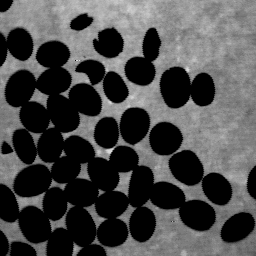
//> input picture cvWatershedSegmentation/beans.png, 256 x 256 px
$ ./main   (built with g++ and OpenCV 4)
//> lines starting //> are read from the running program, lines starting //| are printed output that depends on the picture; after the words box and inside, x2 and y2 are one past the last pixel; in counts of white or black regions, pixels touching at a corner belong together
// [13 lines of licence text are left out]
#include <iostream>
#include <vector>

#include <opencv2/highgui.hpp>
#include <opencv2/imgproc.hpp>

int main()
{
    cv::Mat img = cv::imread("../cvWatershedSegmentation/beans.png");
//> img is the input picture: 256 rows x 256 cols, CV_8UC3; min 0, max 220, mean 73.3
    if (img.empty())
    {
        std::cout << "!!! Failed to open image" << std::endl;
        return -1;
    }

    /* Pre-processing */

    // Convert input image to grayscale
    cv::Mat img_gray;
    cv::cvtColor(img, img_gray, cv::COLOR_BGR2GRAY);

    // Threshold the image and retrieve its binary representation
    cv::Mat img_bin;
    cv::threshold(img_gray, img_bin, 128, 255, cv::THRESH_OTSU | cv::THRESH_BINARY_INV);
//> img_bin: 256 rows x 256 cols, CV_8UC1; 47.9% white; 16 white regions (3 under 20 px), largest, box (x1, y1, x2, y2) and area: (0, 41, 216, 256) 20810, (149, 122, 233, 206) 2588, (159, 67, 215, 108) 1692
    cv::imwrite("img_bin.png", img_bin);

    // Remove small objects (noises)
    cv::Mat three_by_three_element(5, 5, CV_8U, cv::Scalar(1));
    cv::morphologyEx(img_bin, img_bin, cv::MORPH_OPEN, three_by_three_element);
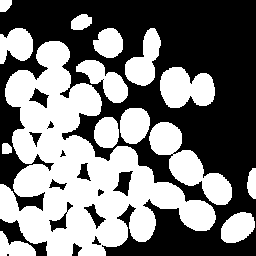
//> img_bin: 256 rows x 256 cols, CV_8UC1; 47.6% white; 15 white regions, largest, box (x1, y1, x2, y2) and area: (0, 41, 216, 256) 19624, (149, 122, 232, 205) 2572, (160, 67, 215, 108) 1686
    cv::imwrite("img_bin_morphoEx.png", img_bin);

    /* Processing */

    // Get the borders of the objects (beans)
    cv::Mat dilation, erosion;
    cv::dilate(img_bin, dilation, cv::Mat(), cv::Point(-1,-1), 3);
//> dilation: 256 rows x 256 cols, CV_8UC1; 63.3% white; 18 black regions (4 under 20 px), largest, box (x1, y1, x2, y2) and area: (0, 0, 256, 225) 19024, (109, 212, 256, 256) 2823, (0, 59, 39, 140) 759
    cv::erode(dilation, erosion, cv::Mat());
//> erosion: 256 rows x 256 cols, CV_8UC1; 59.4% white; 17 black regions (3 under 20 px), largest, box (x1, y1, x2, y2) and area: (0, 0, 256, 256) 23433, (0, 58, 40, 141) 976, (137, 141, 171, 180) 577
    cv::Mat border(img_bin.size(), CV_8U, cv::Scalar(0));
    border = dilation - erosion;
//> border: 256 rows x 256 cols, CV_8UC1; 3.8% white in thin lines or dots
    cv::imwrite("border.png", border);

    // Get the distance transform and normalize the result to [0,255]
    cv::Mat dt;
    cv::distanceTransform(img_bin, dt, cv::DIST_L2, 5);
    cv::normalize(dt, dt, 0, 255, cv::NORM_MINMAX);

    // Threshold it to isolate the peaks
    cv::threshold(dt, dt, 135, 255, cv::THRESH_BINARY);
//> dt: 256 rows x 256 cols, CV_32FC1; 10.2% white; 41 white regions (6 under 20 px), largest, box (x1, y1, x2, y2) and area: (53, 91, 94, 125) 508, (54, 213, 89, 256) 457, (136, 174, 177, 201) 372
    cv::imwrite("dt_thres.png", dt);

    // Use connectedComponents() to isolate the objects
    dt.convertTo(dt, CV_8U);
    cv::Mat lbl(dt.size(), CV_32S);
    int ncc = cv::connectedComponents(dt, lbl, 4);
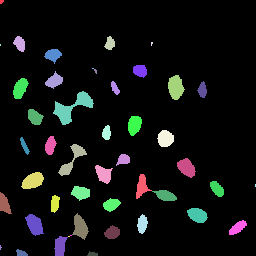
//> lbl: 256 rows x 256 cols, CV_32SC1; 47 distinct labels, from 0 to 46; one colour per label, 0 black
//> ncc = 47
    //std::cout << "Number of Connected Components: " << ncc << std::endl;

    // Create a gray color spectrum to paint the peaks
    std::vector<unsigned char> colors(ncc);
    colors[0] = 0; // for background
    for(int label = 1; label < ncc; ++label)
        colors[label] = 255/ncc*label;
//> this loop made 46 passes

    // Paint every peak (bean candidate) with a shade of gray
    for (int x = 0; x < dt.rows; x++) {
        for (int y = 0; y < dt.cols; y++) {
            int label = lbl.at<int>(x, y);
            dt.at<unsigned char>(x, y) = colors[label];
         }
    }
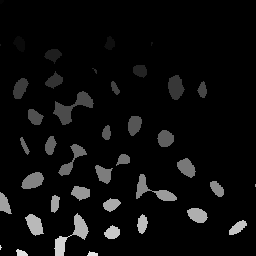
//> dt: 256 rows x 256 cols, CV_8UC1; min 0, max 230, mean 12
    cv::imwrite("conn_comp.png", dt);

    // Create the marker image for watershed
    cv::Mat markers = cv::Mat::zeros(dt.size(), CV_8U);
    markers = dt + border;
    cv::imwrite("markers.png", markers);

    markers.convertTo(markers, CV_32SC1);
//> markers: 256 rows x 256 cols, CV_32SC1; 48 distinct labels, from 0 to 255
    cv::watershed(img, markers);
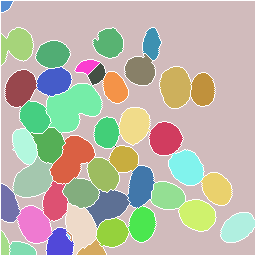
//> markers: 256 rows x 256 cols, CV_32SC1; 47 distinct labels, from -1 to 255; one colour per label, 0 black, -1 white

    markers.convertTo(markers, CV_8U);
//> markers: 256 rows x 256 cols, CV_8UC1
    markers = 255 - markers; // cv::bitwise_not()
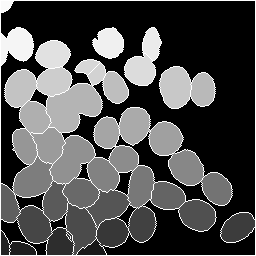
//> markers: 256 rows x 256 cols, CV_8UC1; min 0, max 255, mean 79.3
    cv::imwrite("watershed.png", markers);

    // Create a green mask with the sillhuete of the detected objects
    cv::Mat green_mask = cv::Mat::zeros(markers.size(), CV_8UC3);
    for (int i = 0; i < markers.rows; i++)
    {
        for (int j = 0; j < markers.cols; j++)
        {
            // Draw the marker's silhuete (white) as green in the mask
            if (markers.at<unsigned char>(i,j) == 255)
                green_mask.at<cv::Vec3b>(i,j) = cv::Vec3b(0, 255, 0);
        }
    }

    cv::dilate(green_mask, green_mask, cv::Mat());
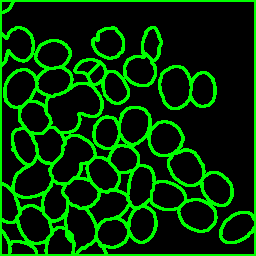
//> green_mask: 256 rows x 256 cols, CV_8UC3; mean B, G, R 0, 52.9, 0
    cv::imshow(std::string("result"), green_mask);

    cv::Mat result = img + green_mask;
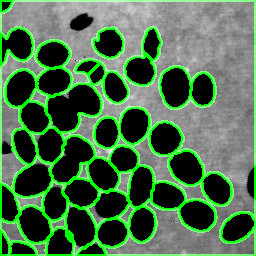
//> result: 256 rows x 256 cols, CV_8UC3; mean B, G, R 73.3, 112.4, 73.3
    cv::imshow(std::string("result"), result);
    cv::imwrite("result.png", result);

    cv::waitKey(0);

    return 0;
}
